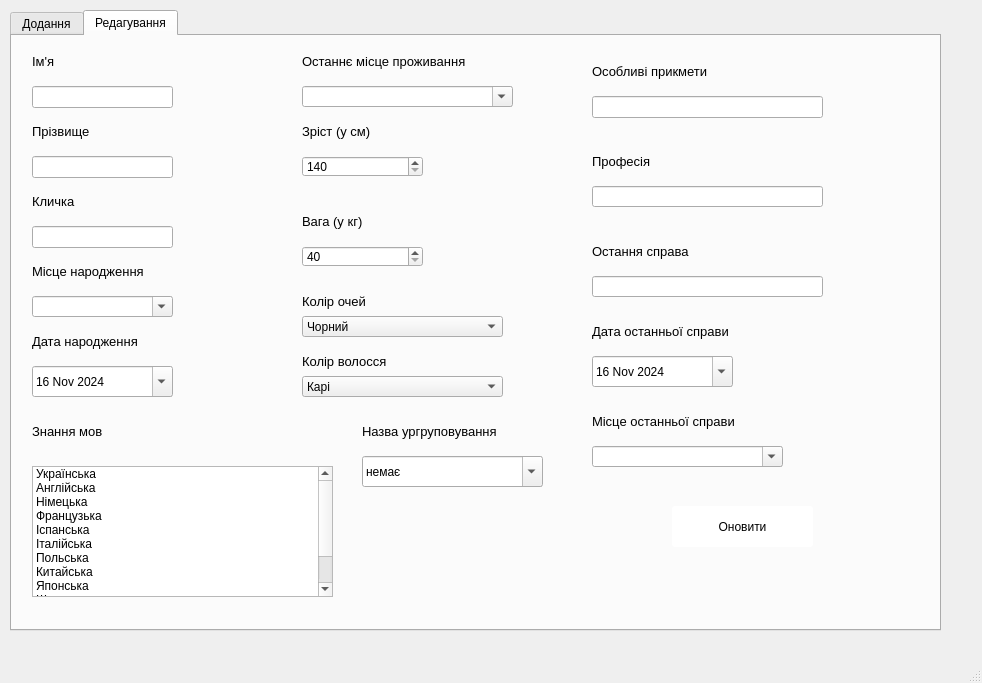
<?xml version="1.0" encoding="UTF-8"?>
<ui version="4.0">
 <class>MainWindow</class>
 <widget class="QMainWindow" name="MainWindow">
  <property name="geometry">
   <rect>
    <x>0</x>
    <y>0</y>
    <width>982</width>
    <height>683</height>
   </rect>
  </property>
  <property name="windowTitle">
   <string>Робота з записами злочинців</string>
  </property>
  <widget class="QWidget" name="centralwidget">
   <widget class="QTabWidget" name="tabWidget">
    <property name="geometry">
     <rect>
      <x>10</x>
      <y>10</y>
      <width>931</width>
      <height>621</height>
     </rect>
    </property>
    <property name="tabShape">
     <enum>QTabWidget::Rounded</enum>
    </property>
    <property name="currentIndex">
     <number>1</number>
    </property>
    <widget class="QWidget" name="tab">
     <attribute name="title">
      <string>Додання</string>
     </attribute>
     <widget class="QDateEdit" name="dateEdit">
      <property name="geometry">
       <rect>
        <x>30</x>
        <y>350</y>
        <width>141</width>
        <height>31</height>
       </rect>
      </property>
      <property name="inputMethodHints">
       <set>Qt::ImhDate|Qt::ImhPreferNumbers</set>
      </property>
      <property name="calendarPopup">
       <bool>true</bool>
      </property>
      <property name="date">
       <date>
        <year>2024</year>
        <month>11</month>
        <day>16</day>
       </date>
      </property>
     </widget>
     <widget class="QLabel" name="label">
      <property name="geometry">
       <rect>
        <x>30</x>
        <y>30</y>
        <width>111</width>
        <height>31</height>
       </rect>
      </property>
      <property name="font">
       <font>
        <pointsize>10</pointsize>
       </font>
      </property>
      <property name="text">
       <string>Ім'я</string>
      </property>
     </widget>
     <widget class="QLabel" name="label_2">
      <property name="geometry">
       <rect>
        <x>30</x>
        <y>100</y>
        <width>111</width>
        <height>31</height>
       </rect>
      </property>
      <property name="font">
       <font>
        <pointsize>10</pointsize>
       </font>
      </property>
      <property name="text">
       <string>Прізвище</string>
      </property>
     </widget>
     <widget class="QLabel" name="label_3">
      <property name="geometry">
       <rect>
        <x>30</x>
        <y>170</y>
        <width>111</width>
        <height>31</height>
       </rect>
      </property>
      <property name="font">
       <font>
        <pointsize>10</pointsize>
       </font>
      </property>
      <property name="text">
       <string>Кличка</string>
      </property>
     </widget>
     <widget class="QLabel" name="label_4">
      <property name="geometry">
       <rect>
        <x>30</x>
        <y>240</y>
        <width>151</width>
        <height>31</height>
       </rect>
      </property>
      <property name="font">
       <font>
        <pointsize>10</pointsize>
       </font>
      </property>
      <property name="text">
       <string>Місце народження</string>
      </property>
     </widget>
     <widget class="QLabel" name="label_5">
      <property name="geometry">
       <rect>
        <x>30</x>
        <y>310</y>
        <width>151</width>
        <height>31</height>
       </rect>
      </property>
      <property name="font">
       <font>
        <pointsize>10</pointsize>
       </font>
      </property>
      <property name="text">
       <string>Дата народження</string>
      </property>
     </widget>
     <widget class="QLabel" name="label_6">
      <property name="geometry">
       <rect>
        <x>300</x>
        <y>30</y>
        <width>241</width>
        <height>31</height>
       </rect>
      </property>
      <property name="font">
       <font>
        <pointsize>10</pointsize>
       </font>
      </property>
      <property name="text">
       <string>Останнє місце проживання</string>
      </property>
     </widget>
     <widget class="QLabel" name="label_7">
      <property name="geometry">
       <rect>
        <x>300</x>
        <y>100</y>
        <width>211</width>
        <height>31</height>
       </rect>
      </property>
      <property name="font">
       <font>
        <pointsize>10</pointsize>
       </font>
      </property>
      <property name="text">
       <string>Зріст (у см)</string>
      </property>
     </widget>
     <widget class="QLabel" name="label_8">
      <property name="geometry">
       <rect>
        <x>300</x>
        <y>190</y>
        <width>211</width>
        <height>31</height>
       </rect>
      </property>
      <property name="font">
       <font>
        <pointsize>10</pointsize>
       </font>
      </property>
      <property name="text">
       <string>Вага (у кг)</string>
      </property>
     </widget>
     <widget class="QSpinBox" name="spinBox">
      <property name="geometry">
       <rect>
        <x>300</x>
        <y>140</y>
        <width>121</width>
        <height>21</height>
       </rect>
      </property>
      <property name="minimum">
       <number>140</number>
      </property>
      <property name="maximum">
       <number>210</number>
      </property>
      <property name="displayIntegerBase">
       <number>10</number>
      </property>
     </widget>
     <widget class="QSpinBox" name="spinBox_2">
      <property name="geometry">
       <rect>
        <x>300</x>
        <y>230</y>
        <width>121</width>
        <height>21</height>
       </rect>
      </property>
      <property name="minimum">
       <number>40</number>
      </property>
      <property name="maximum">
       <number>180</number>
      </property>
      <property name="value">
       <number>40</number>
      </property>
      <property name="displayIntegerBase">
       <number>10</number>
      </property>
     </widget>
     <widget class="QLineEdit" name="lineEdit_3">
      <property name="geometry">
       <rect>
        <x>30</x>
        <y>70</y>
        <width>141</width>
        <height>22</height>
       </rect>
      </property>
      <property name="placeholderText">
       <string/>
      </property>
     </widget>
     <widget class="QLineEdit" name="lineEdit_4">
      <property name="geometry">
       <rect>
        <x>30</x>
        <y>140</y>
        <width>141</width>
        <height>22</height>
       </rect>
      </property>
     </widget>
     <widget class="QLineEdit" name="lineEdit_5">
      <property name="geometry">
       <rect>
        <x>30</x>
        <y>210</y>
        <width>141</width>
        <height>22</height>
       </rect>
      </property>
     </widget>
     <widget class="QLabel" name="label_9">
      <property name="geometry">
       <rect>
        <x>300</x>
        <y>270</y>
        <width>211</width>
        <height>31</height>
       </rect>
      </property>
      <property name="font">
       <font>
        <pointsize>10</pointsize>
       </font>
      </property>
      <property name="text">
       <string>Колір очей</string>
      </property>
     </widget>
     <widget class="QLabel" name="label_10">
      <property name="geometry">
       <rect>
        <x>300</x>
        <y>330</y>
        <width>211</width>
        <height>31</height>
       </rect>
      </property>
      <property name="font">
       <font>
        <pointsize>10</pointsize>
       </font>
      </property>
      <property name="text">
       <string>Колір волосся</string>
      </property>
     </widget>
     <widget class="QLabel" name="label_11">
      <property name="geometry">
       <rect>
        <x>590</x>
        <y>30</y>
        <width>211</width>
        <height>31</height>
       </rect>
      </property>
      <property name="font">
       <font>
        <pointsize>10</pointsize>
       </font>
      </property>
      <property name="text">
       <string>Особливі прикмети</string>
      </property>
     </widget>
     <widget class="QLabel" name="label_13">
      <property name="geometry">
       <rect>
        <x>590</x>
        <y>130</y>
        <width>211</width>
        <height>31</height>
       </rect>
      </property>
      <property name="font">
       <font>
        <pointsize>10</pointsize>
       </font>
      </property>
      <property name="text">
       <string>Професія</string>
      </property>
     </widget>
     <widget class="QLabel" name="label_14">
      <property name="geometry">
       <rect>
        <x>590</x>
        <y>220</y>
        <width>211</width>
        <height>31</height>
       </rect>
      </property>
      <property name="font">
       <font>
        <pointsize>10</pointsize>
       </font>
      </property>
      <property name="text">
       <string>Остання справа</string>
      </property>
     </widget>
     <widget class="QLabel" name="label_15">
      <property name="geometry">
       <rect>
        <x>590</x>
        <y>300</y>
        <width>211</width>
        <height>31</height>
       </rect>
      </property>
      <property name="font">
       <font>
        <pointsize>10</pointsize>
       </font>
      </property>
      <property name="text">
       <string>Дата останньої справи</string>
      </property>
     </widget>
     <widget class="QLabel" name="label_16">
      <property name="geometry">
       <rect>
        <x>590</x>
        <y>390</y>
        <width>211</width>
        <height>31</height>
       </rect>
      </property>
      <property name="font">
       <font>
        <pointsize>10</pointsize>
       </font>
      </property>
      <property name="text">
       <string>Місце останньої справи</string>
      </property>
     </widget>
     <widget class="QLineEdit" name="lineEdit_6">
      <property name="geometry">
       <rect>
        <x>590</x>
        <y>80</y>
        <width>231</width>
        <height>22</height>
       </rect>
      </property>
     </widget>
     <widget class="QLineEdit" name="lineEdit_7">
      <property name="geometry">
       <rect>
        <x>590</x>
        <y>170</y>
        <width>231</width>
        <height>21</height>
       </rect>
      </property>
     </widget>
     <widget class="QLineEdit" name="lineEdit_8">
      <property name="geometry">
       <rect>
        <x>590</x>
        <y>260</y>
        <width>231</width>
        <height>21</height>
       </rect>
      </property>
     </widget>
     <widget class="QDateEdit" name="dateEdit_2">
      <property name="geometry">
       <rect>
        <x>590</x>
        <y>340</y>
        <width>141</width>
        <height>31</height>
       </rect>
      </property>
      <property name="inputMethodHints">
       <set>Qt::ImhDate|Qt::ImhPreferNumbers</set>
      </property>
      <property name="calendarPopup">
       <bool>true</bool>
      </property>
      <property name="date">
       <date>
        <year>2024</year>
        <month>11</month>
        <day>16</day>
       </date>
      </property>
     </widget>
     <widget class="QComboBox" name="comboBox">
      <property name="geometry">
       <rect>
        <x>300</x>
        <y>300</y>
        <width>201</width>
        <height>21</height>
       </rect>
      </property>
      <item>
       <property name="text">
        <string>Чорний</string>
       </property>
      </item>
      <item>
       <property name="text">
        <string>Лисий</string>
       </property>
      </item>
      <item>
       <property name="text">
        <string>Коричневий</string>
       </property>
      </item>
      <item>
       <property name="text">
        <string>Світло-коричневий
</string>
       </property>
      </item>
      <item>
       <property name="text">
        <string>Темно-коричневий</string>
       </property>
      </item>
      <item>
       <property name="text">
        <string>Шатен</string>
       </property>
      </item>
      <item>
       <property name="text">
        <string>Рудий</string>
       </property>
      </item>
      <item>
       <property name="text">
        <string>Блонд</string>
       </property>
      </item>
      <item>
       <property name="text">
        <string>Платиновий блонд
</string>
       </property>
      </item>
      <item>
       <property name="text">
        <string>Попелястий</string>
       </property>
      </item>
      <item>
       <property name="text">
        <string>Сивий</string>
       </property>
      </item>
      <item>
       <property name="text">
        <string>Каштановий</string>
       </property>
      </item>
      <item>
       <property name="text">
        <string>Фіолетовий</string>
       </property>
      </item>
      <item>
       <property name="text">
        <string>Синій</string>
       </property>
      </item>
      <item>
       <property name="text">
        <string>Зелений</string>
       </property>
      </item>
     </widget>
     <widget class="QComboBox" name="comboBox_2">
      <property name="geometry">
       <rect>
        <x>300</x>
        <y>360</y>
        <width>201</width>
        <height>21</height>
       </rect>
      </property>
      <property name="maxVisibleItems">
       <number>10</number>
      </property>
      <item>
       <property name="text">
        <string>Карі</string>
       </property>
      </item>
      <item>
       <property name="text">
        <string>Чорні</string>
       </property>
      </item>
      <item>
       <property name="text">
        <string>Сірі</string>
       </property>
      </item>
      <item>
       <property name="text">
        <string>Зелені</string>
       </property>
      </item>
      <item>
       <property name="text">
        <string>Блакитні</string>
       </property>
      </item>
      <item>
       <property name="text">
        <string>Бірюзові</string>
       </property>
      </item>
      <item>
       <property name="text">
        <string>Гетерохромія </string>
       </property>
      </item>
      <item>
       <property name="text">
        <string>Альбіно </string>
       </property>
      </item>
     </widget>
     <widget class="QListWidget" name="listWidget">
      <property name="geometry">
       <rect>
        <x>30</x>
        <y>450</y>
        <width>301</width>
        <height>131</height>
       </rect>
      </property>
      <property name="selectionMode">
       <enum>QAbstractItemView::MultiSelection</enum>
      </property>
      <item>
       <property name="text">
        <string>Українська</string>
       </property>
      </item>
      <item>
       <property name="text">
        <string>Англійська</string>
       </property>
      </item>
      <item>
       <property name="text">
        <string>Німецька</string>
       </property>
      </item>
      <item>
       <property name="text">
        <string>Французька</string>
       </property>
      </item>
      <item>
       <property name="text">
        <string>Іспанська</string>
       </property>
      </item>
      <item>
       <property name="text">
        <string>Італійська</string>
       </property>
      </item>
      <item>
       <property name="text">
        <string>Польська</string>
       </property>
      </item>
      <item>
       <property name="text">
        <string>Китайська</string>
       </property>
      </item>
      <item>
       <property name="text">
        <string>Японська</string>
       </property>
      </item>
      <item>
       <property name="text">
        <string>Шведська</string>
       </property>
      </item>
      <item>
       <property name="text">
        <string>Чеська</string>
       </property>
      </item>
      <item>
       <property name="text">
        <string>Португальська</string>
       </property>
      </item>
     </widget>
     <widget class="QLabel" name="label_17">
      <property name="geometry">
       <rect>
        <x>30</x>
        <y>400</y>
        <width>211</width>
        <height>31</height>
       </rect>
      </property>
      <property name="font">
       <font>
        <pointsize>10</pointsize>
       </font>
      </property>
      <property name="text">
       <string>Знання мов</string>
      </property>
     </widget>
     <widget class="QPushButton" name="pushButton">
      <property name="geometry">
       <rect>
        <x>670</x>
        <y>490</y>
        <width>141</width>
        <height>41</height>
       </rect>
      </property>
      <property name="styleSheet">
       <string notr="true">background-color: rgb(255, 255, 255);
border-radius: 3px;</string>
      </property>
      <property name="text">
       <string>Додати</string>
      </property>
     </widget>
     <widget class="QComboBox" name="comboBox_5">
      <property name="geometry">
       <rect>
        <x>30</x>
        <y>280</y>
        <width>141</width>
        <height>21</height>
       </rect>
      </property>
      <property name="editable">
       <bool>true</bool>
      </property>
     </widget>
     <widget class="QComboBox" name="comboBox_6">
      <property name="geometry">
       <rect>
        <x>300</x>
        <y>70</y>
        <width>211</width>
        <height>21</height>
       </rect>
      </property>
      <property name="editable">
       <bool>true</bool>
      </property>
     </widget>
     <widget class="QComboBox" name="comboBox_7">
      <property name="geometry">
       <rect>
        <x>590</x>
        <y>430</y>
        <width>211</width>
        <height>21</height>
       </rect>
      </property>
      <property name="editable">
       <bool>true</bool>
      </property>
     </widget>
     <widget class="QLabel" name="label_33">
      <property name="geometry">
       <rect>
        <x>360</x>
        <y>400</y>
        <width>181</width>
        <height>31</height>
       </rect>
      </property>
      <property name="font">
       <font>
        <pointsize>10</pointsize>
       </font>
      </property>
      <property name="text">
       <string>Назва ургруповування</string>
      </property>
     </widget>
     <widget class="QComboBox" name="comboBox_11">
      <property name="geometry">
       <rect>
        <x>360</x>
        <y>440</y>
        <width>181</width>
        <height>31</height>
       </rect>
      </property>
      <property name="editable">
       <bool>true</bool>
      </property>
      <property name="currentText">
       <string/>
      </property>
      <property name="currentIndex">
       <number>-1</number>
      </property>
     </widget>
    </widget>
    <widget class="QWidget" name="tab_2">
     <property name="enabled">
      <bool>true</bool>
     </property>
     <attribute name="title">
      <string>Редагування</string>
     </attribute>
     <widget class="QListWidget" name="listWidget_2">
      <property name="geometry">
       <rect>
        <x>20</x>
        <y>430</y>
        <width>301</width>
        <height>131</height>
       </rect>
      </property>
      <property name="selectionMode">
       <enum>QAbstractItemView::MultiSelection</enum>
      </property>
      <item>
       <property name="text">
        <string>Українська</string>
       </property>
      </item>
      <item>
       <property name="text">
        <string>Англійська</string>
       </property>
      </item>
      <item>
       <property name="text">
        <string>Німецька</string>
       </property>
      </item>
      <item>
       <property name="text">
        <string>Французька</string>
       </property>
      </item>
      <item>
       <property name="text">
        <string>Іспанська</string>
       </property>
      </item>
      <item>
       <property name="text">
        <string>Італійська</string>
       </property>
      </item>
      <item>
       <property name="text">
        <string>Польська</string>
       </property>
      </item>
      <item>
       <property name="text">
        <string>Китайська</string>
       </property>
      </item>
      <item>
       <property name="text">
        <string>Японська</string>
       </property>
      </item>
      <item>
       <property name="text">
        <string>Шведська</string>
       </property>
      </item>
      <item>
       <property name="text">
        <string>Чеська</string>
       </property>
      </item>
      <item>
       <property name="text">
        <string>Португальська</string>
       </property>
      </item>
     </widget>
     <widget class="QLineEdit" name="lineEdit_11">
      <property name="geometry">
       <rect>
        <x>20</x>
        <y>120</y>
        <width>141</width>
        <height>22</height>
       </rect>
      </property>
     </widget>
     <widget class="QLineEdit" name="lineEdit_12">
      <property name="geometry">
       <rect>
        <x>20</x>
        <y>190</y>
        <width>141</width>
        <height>22</height>
       </rect>
      </property>
     </widget>
     <widget class="QLabel" name="label_18">
      <property name="geometry">
       <rect>
        <x>580</x>
        <y>280</y>
        <width>211</width>
        <height>31</height>
       </rect>
      </property>
      <property name="font">
       <font>
        <pointsize>10</pointsize>
       </font>
      </property>
      <property name="text">
       <string>Дата останньої справи</string>
      </property>
     </widget>
     <widget class="QPushButton" name="pushButton_2">
      <property name="geometry">
       <rect>
        <x>660</x>
        <y>470</y>
        <width>141</width>
        <height>41</height>
       </rect>
      </property>
      <property name="styleSheet">
       <string notr="true">background-color: rgb(255, 255, 255);
border-radius: 3px;</string>
      </property>
      <property name="text">
       <string>Оновити</string>
      </property>
     </widget>
     <widget class="QLabel" name="label_19">
      <property name="geometry">
       <rect>
        <x>580</x>
        <y>370</y>
        <width>211</width>
        <height>31</height>
       </rect>
      </property>
      <property name="font">
       <font>
        <pointsize>10</pointsize>
       </font>
      </property>
      <property name="text">
       <string>Місце останньої справи</string>
      </property>
     </widget>
     <widget class="QLabel" name="label_20">
      <property name="geometry">
       <rect>
        <x>20</x>
        <y>380</y>
        <width>211</width>
        <height>31</height>
       </rect>
      </property>
      <property name="font">
       <font>
        <pointsize>10</pointsize>
       </font>
      </property>
      <property name="text">
       <string>Знання мов</string>
      </property>
     </widget>
     <widget class="QComboBox" name="comboBox_3">
      <property name="geometry">
       <rect>
        <x>290</x>
        <y>340</y>
        <width>201</width>
        <height>21</height>
       </rect>
      </property>
      <property name="maxVisibleItems">
       <number>10</number>
      </property>
      <item>
       <property name="text">
        <string>Карі</string>
       </property>
      </item>
      <item>
       <property name="text">
        <string>Чорні</string>
       </property>
      </item>
      <item>
       <property name="text">
        <string>Сірі</string>
       </property>
      </item>
      <item>
       <property name="text">
        <string>Зелені</string>
       </property>
      </item>
      <item>
       <property name="text">
        <string>Блакитні</string>
       </property>
      </item>
      <item>
       <property name="text">
        <string>Бірюзові</string>
       </property>
      </item>
      <item>
       <property name="text">
        <string>Гетерохромія </string>
       </property>
      </item>
      <item>
       <property name="text">
        <string>Альбіно </string>
       </property>
      </item>
     </widget>
     <widget class="QLabel" name="label_12">
      <property name="geometry">
       <rect>
        <x>20</x>
        <y>290</y>
        <width>151</width>
        <height>31</height>
       </rect>
      </property>
      <property name="font">
       <font>
        <pointsize>10</pointsize>
       </font>
      </property>
      <property name="text">
       <string>Дата народження</string>
      </property>
     </widget>
     <widget class="QLabel" name="label_21">
      <property name="geometry">
       <rect>
        <x>580</x>
        <y>20</y>
        <width>211</width>
        <height>31</height>
       </rect>
      </property>
      <property name="font">
       <font>
        <pointsize>10</pointsize>
       </font>
      </property>
      <property name="text">
       <string>Особливі прикмети</string>
      </property>
     </widget>
     <widget class="QLabel" name="label_22">
      <property name="geometry">
       <rect>
        <x>290</x>
        <y>10</y>
        <width>241</width>
        <height>31</height>
       </rect>
      </property>
      <property name="font">
       <font>
        <pointsize>10</pointsize>
       </font>
      </property>
      <property name="text">
       <string>Останнє місце проживання</string>
      </property>
     </widget>
     <widget class="QLabel" name="label_23">
      <property name="geometry">
       <rect>
        <x>20</x>
        <y>220</y>
        <width>151</width>
        <height>31</height>
       </rect>
      </property>
      <property name="font">
       <font>
        <pointsize>10</pointsize>
       </font>
      </property>
      <property name="text">
       <string>Місце народження</string>
      </property>
     </widget>
     <widget class="QLabel" name="label_24">
      <property name="geometry">
       <rect>
        <x>290</x>
        <y>80</y>
        <width>211</width>
        <height>31</height>
       </rect>
      </property>
      <property name="font">
       <font>
        <pointsize>10</pointsize>
       </font>
      </property>
      <property name="text">
       <string>Зріст (у см)</string>
      </property>
     </widget>
     <widget class="QLabel" name="label_25">
      <property name="geometry">
       <rect>
        <x>20</x>
        <y>80</y>
        <width>111</width>
        <height>31</height>
       </rect>
      </property>
      <property name="font">
       <font>
        <pointsize>10</pointsize>
       </font>
      </property>
      <property name="text">
       <string>Прізвище</string>
      </property>
     </widget>
     <widget class="QLabel" name="label_26">
      <property name="geometry">
       <rect>
        <x>580</x>
        <y>110</y>
        <width>211</width>
        <height>31</height>
       </rect>
      </property>
      <property name="font">
       <font>
        <pointsize>10</pointsize>
       </font>
      </property>
      <property name="text">
       <string>Професія</string>
      </property>
     </widget>
     <widget class="QLabel" name="label_27">
      <property name="geometry">
       <rect>
        <x>580</x>
        <y>200</y>
        <width>211</width>
        <height>31</height>
       </rect>
      </property>
      <property name="font">
       <font>
        <pointsize>10</pointsize>
       </font>
      </property>
      <property name="text">
       <string>Остання справа</string>
      </property>
     </widget>
     <widget class="QSpinBox" name="spinBox_3">
      <property name="geometry">
       <rect>
        <x>290</x>
        <y>120</y>
        <width>121</width>
        <height>21</height>
       </rect>
      </property>
      <property name="minimum">
       <number>140</number>
      </property>
      <property name="maximum">
       <number>210</number>
      </property>
      <property name="displayIntegerBase">
       <number>10</number>
      </property>
     </widget>
     <widget class="QLabel" name="label_28">
      <property name="geometry">
       <rect>
        <x>290</x>
        <y>250</y>
        <width>211</width>
        <height>31</height>
       </rect>
      </property>
      <property name="font">
       <font>
        <pointsize>10</pointsize>
       </font>
      </property>
      <property name="text">
       <string>Колір очей</string>
      </property>
     </widget>
     <widget class="QLabel" name="label_29">
      <property name="geometry">
       <rect>
        <x>290</x>
        <y>310</y>
        <width>211</width>
        <height>31</height>
       </rect>
      </property>
      <property name="font">
       <font>
        <pointsize>10</pointsize>
       </font>
      </property>
      <property name="text">
       <string>Колір волосся</string>
      </property>
     </widget>
     <widget class="QLineEdit" name="lineEdit_15">
      <property name="geometry">
       <rect>
        <x>580</x>
        <y>150</y>
        <width>231</width>
        <height>21</height>
       </rect>
      </property>
     </widget>
     <widget class="QDateEdit" name="dateEdit_3">
      <property name="geometry">
       <rect>
        <x>580</x>
        <y>320</y>
        <width>141</width>
        <height>31</height>
       </rect>
      </property>
      <property name="inputMethodHints">
       <set>Qt::ImhDate|Qt::ImhPreferNumbers</set>
      </property>
      <property name="calendarPopup">
       <bool>true</bool>
      </property>
      <property name="date">
       <date>
        <year>2024</year>
        <month>11</month>
        <day>16</day>
       </date>
      </property>
     </widget>
     <widget class="QLabel" name="label_30">
      <property name="geometry">
       <rect>
        <x>20</x>
        <y>10</y>
        <width>111</width>
        <height>31</height>
       </rect>
      </property>
      <property name="font">
       <font>
        <pointsize>10</pointsize>
       </font>
      </property>
      <property name="text">
       <string>Ім'я</string>
      </property>
     </widget>
     <widget class="QLineEdit" name="lineEdit_16">
      <property name="geometry">
       <rect>
        <x>580</x>
        <y>60</y>
        <width>231</width>
        <height>22</height>
       </rect>
      </property>
     </widget>
     <widget class="QSpinBox" name="spinBox_4">
      <property name="geometry">
       <rect>
        <x>290</x>
        <y>210</y>
        <width>121</width>
        <height>21</height>
       </rect>
      </property>
      <property name="minimum">
       <number>40</number>
      </property>
      <property name="maximum">
       <number>180</number>
      </property>
      <property name="value">
       <number>40</number>
      </property>
      <property name="displayIntegerBase">
       <number>10</number>
      </property>
     </widget>
     <widget class="QDateEdit" name="dateEdit_4">
      <property name="geometry">
       <rect>
        <x>20</x>
        <y>330</y>
        <width>141</width>
        <height>31</height>
       </rect>
      </property>
      <property name="inputMethodHints">
       <set>Qt::ImhDate|Qt::ImhPreferNumbers</set>
      </property>
      <property name="calendarPopup">
       <bool>true</bool>
      </property>
      <property name="date">
       <date>
        <year>2024</year>
        <month>11</month>
        <day>16</day>
       </date>
      </property>
     </widget>
     <widget class="QLineEdit" name="lineEdit_17">
      <property name="geometry">
       <rect>
        <x>20</x>
        <y>50</y>
        <width>141</width>
        <height>22</height>
       </rect>
      </property>
      <property name="placeholderText">
       <string/>
      </property>
     </widget>
     <widget class="QLabel" name="label_31">
      <property name="geometry">
       <rect>
        <x>20</x>
        <y>150</y>
        <width>111</width>
        <height>31</height>
       </rect>
      </property>
      <property name="font">
       <font>
        <pointsize>10</pointsize>
       </font>
      </property>
      <property name="text">
       <string>Кличка</string>
      </property>
     </widget>
     <widget class="QLineEdit" name="lineEdit_18">
      <property name="geometry">
       <rect>
        <x>580</x>
        <y>240</y>
        <width>231</width>
        <height>21</height>
       </rect>
      </property>
     </widget>
     <widget class="QLabel" name="label_32">
      <property name="geometry">
       <rect>
        <x>290</x>
        <y>170</y>
        <width>211</width>
        <height>31</height>
       </rect>
      </property>
      <property name="font">
       <font>
        <pointsize>10</pointsize>
       </font>
      </property>
      <property name="text">
       <string>Вага (у кг)</string>
      </property>
     </widget>
     <widget class="QComboBox" name="comboBox_4">
      <property name="geometry">
       <rect>
        <x>290</x>
        <y>280</y>
        <width>201</width>
        <height>21</height>
       </rect>
      </property>
      <item>
       <property name="text">
        <string>Чорний</string>
       </property>
      </item>
      <item>
       <property name="text">
        <string>Лисий</string>
       </property>
      </item>
      <item>
       <property name="text">
        <string>Коричневий</string>
       </property>
      </item>
      <item>
       <property name="text">
        <string>Світло-коричневий
</string>
       </property>
      </item>
      <item>
       <property name="text">
        <string>Темно-коричневий</string>
       </property>
      </item>
      <item>
       <property name="text">
        <string>Шатен</string>
       </property>
      </item>
      <item>
       <property name="text">
        <string>Рудий</string>
       </property>
      </item>
      <item>
       <property name="text">
        <string>Блонд</string>
       </property>
      </item>
      <item>
       <property name="text">
        <string>Платиновий блонд
</string>
       </property>
      </item>
      <item>
       <property name="text">
        <string>Попелястий</string>
       </property>
      </item>
      <item>
       <property name="text">
        <string>Сивий</string>
       </property>
      </item>
      <item>
       <property name="text">
        <string>Каштановий</string>
       </property>
      </item>
      <item>
       <property name="text">
        <string>Фіолетовий</string>
       </property>
      </item>
      <item>
       <property name="text">
        <string>Синій</string>
       </property>
      </item>
      <item>
       <property name="text">
        <string>Зелений</string>
       </property>
      </item>
     </widget>
     <widget class="QComboBox" name="comboBox_8">
      <property name="geometry">
       <rect>
        <x>20</x>
        <y>260</y>
        <width>141</width>
        <height>21</height>
       </rect>
      </property>
      <property name="editable">
       <bool>true</bool>
      </property>
     </widget>
     <widget class="QComboBox" name="comboBox_9">
      <property name="geometry">
       <rect>
        <x>290</x>
        <y>50</y>
        <width>211</width>
        <height>21</height>
       </rect>
      </property>
      <property name="editable">
       <bool>true</bool>
      </property>
     </widget>
     <widget class="QComboBox" name="comboBox_10">
      <property name="geometry">
       <rect>
        <x>580</x>
        <y>410</y>
        <width>191</width>
        <height>21</height>
       </rect>
      </property>
      <property name="editable">
       <bool>true</bool>
      </property>
     </widget>
     <widget class="QLabel" name="label_34">
      <property name="geometry">
       <rect>
        <x>350</x>
        <y>380</y>
        <width>181</width>
        <height>31</height>
       </rect>
      </property>
      <property name="font">
       <font>
        <pointsize>10</pointsize>
       </font>
      </property>
      <property name="text">
       <string>Назва ургруповування</string>
      </property>
     </widget>
     <widget class="QComboBox" name="comboBox_12">
      <property name="geometry">
       <rect>
        <x>350</x>
        <y>420</y>
        <width>181</width>
        <height>31</height>
       </rect>
      </property>
      <property name="editable">
       <bool>true</bool>
      </property>
      <property name="currentText">
       <string>немає</string>
      </property>
     </widget>
    </widget>
   </widget>
  </widget>
  <widget class="QMenuBar" name="menubar">
   <property name="geometry">
    <rect>
     <x>0</x>
     <y>0</y>
     <width>982</width>
     <height>26</height>
    </rect>
   </property>
  </widget>
  <widget class="QStatusBar" name="statusbar"/>
 </widget>
 <resources/>
 <connections/>
</ui>
